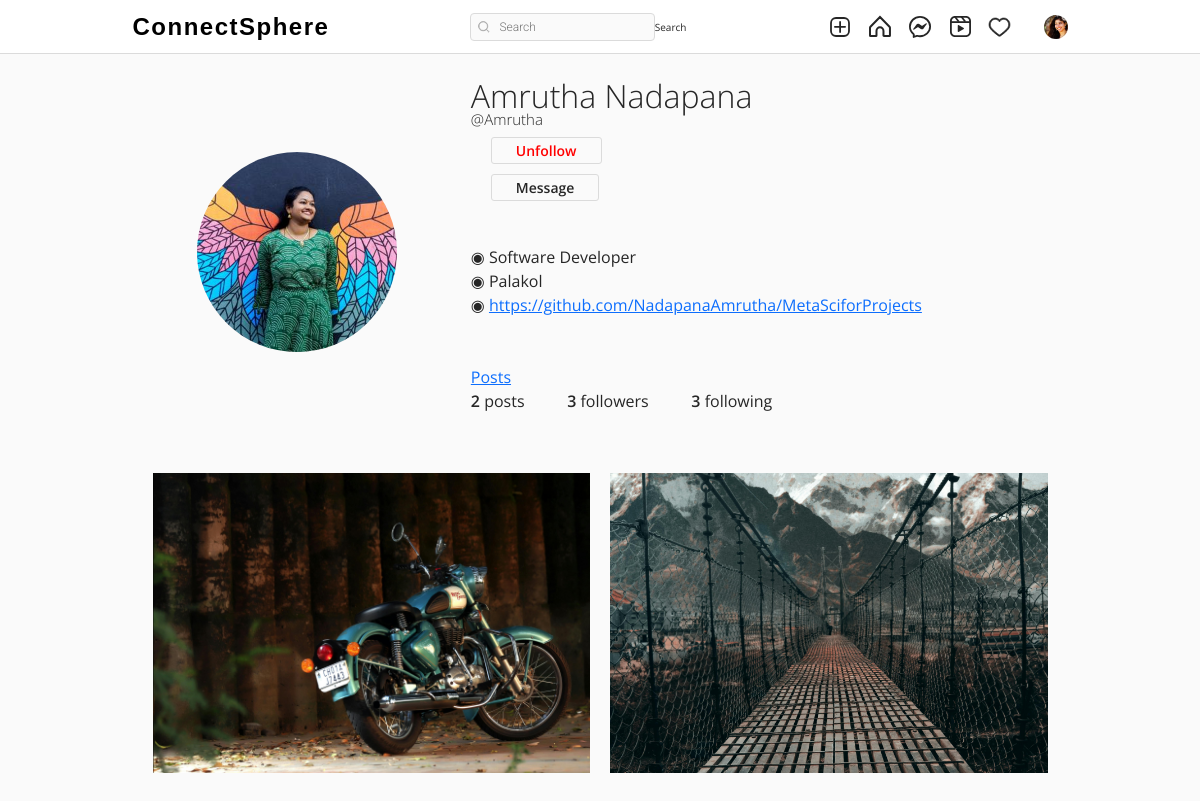
The app's page /Amrutha/ (signed in) with its own data.
### authy/models.py (models this page shows, shortened)
class Profile(models.Model):
    user = models.OneToOneField(User, related_name='profile', on_delete=models.CASCADE)
    image = models.ImageField(upload_to="profile_pciture", null=True, default="default.jpg")
    first_name = models.CharField(max_length=200, null=True, blank=True)
    last_name = models.CharField(max_length=200, null=True, blank=True)
    bio = models.CharField(max_length=200, null=True, blank=True)
    location = models.CharField(max_length=200, null=True, blank=True)
    url = models.URLField(max_length=200, null=True, blank=True)
    favourite = models.ManyToManyField(Post, blank=True)

### post/models.py (models this page shows)
class Post(models.Model):
    id = models.UUIDField(primary_key=True, default=uuid.uuid4, editable=False)
    picture = models.ImageField(upload_to=user_directory_path, verbose_name="Picture")
    caption = models.CharField(max_length=10000, verbose_name="Caption")
    posted = models.DateField(auto_now_add=True)
    tags = models.ManyToManyField(Tag, related_name="tags")
    user = models.ForeignKey(User, on_delete=models.CASCADE)
    likes = models.IntegerField(default=0)
    def get_absolute_url(self):
        return reverse("post-details", args=[str(self.id)])

### authy/views.py (the view)
# urls.py: path('<username>/', UserProfile, name='profile'),
def UserProfile(request, username):
    Profile.objects.get_or_create(user=request.user)
    user = get_object_or_404(User, username=username)
    profile = Profile.objects.get(user=user)
    url_name = resolve(request.path).url_name
    posts = Post.objects.filter(user=user).order_by('-posted')
    if url_name == 'profile':
        posts = Post.objects.filter(user=user).order_by('-posted')
    else:
        posts = profile.favourite.all()
    posts_count = Post.objects.filter(user=user).count()
    following_count = Follow.objects.filter(follower=user).count()
    followers_count = Follow.objects.filter(following=user).count()
    follow_status = Follow.objects.filter(following=user, follower=request.user).exists()
    paginator = Paginator(posts, 8)
    page_number = request.GET.get('page')
    posts_paginator = paginator.get_page(page_number)
    context = {
        'posts': posts,
        'profile':profile,
        'posts_count':posts_count,
        'following_count':following_count,
        'followers_count':followers_count,
        'posts_paginator':posts_paginator,
        'follow_status':follow_status,
    }
    return render(request, 'profile.html', context)

### templates/profile.html (shortened to what this page needs)
{% extends 'base.html' %}
{% load static %}
{% block content %}
<!DOCTYPE html>
<html lang="en">
<head>
    <link rel="stylesheet" href="{% static 'assets3/css/reset.css' %}">
    <link rel="stylesheet" href="{% static 'assets3/css/styles.css' %}">
    <link rel="stylesheet" href="https://use.fontawesome.com/releases/v5.2.0/css/all.css">
</head>
<body>
    <header>
        <br><br><br>
        <div class="container">
            <div class="profile">
                <div class="profile-image">
                    <img src="{{profile.image.url}}" alt="" style="width: 200px; height: 200px;">
                </div>
                <div class="profile-user-settings">
                        {% if profile.first_name %}
                        <h6 class="profile-user-name">{{profile.first_name}} {{profile.last_name}}</h6> <br>
                        {% endif %}
                        <h5 style="font-size: 15px;" class="profile-user-name">@{{profile.user.username}}</h5>
                        <br><br>
                        {% if request.user.is_authenticated and request.user != profile.user %}
                            {% if follow_status == True %}
                                <a href="{% url 'follow' profile.user 0 %}" class="btn profile-edit-btn" style="color: red;">Unfollow</a> <br><br>
                            {% else %}
                                <a href="{% url 'follow' profile.user 1 %}" class="btn profile-edit-btn" style="color: green;">Follow</a> <br><br>
                            {% endif %}
                        {% endif %}
                        {% if request.user.is_authenticated and request.user != profile.user %}
                                <a href="{% url 'conversation' profile.user  %}" class="btn profile-edit-btn">Message</a> <br><br>
                        {% endif %}
                        <br>
                </div>
                <div class="profile-bio">
                    <br>
                    {% if profile.bio %}
                    <p>◉ {{profile.bio}}</p>
                    {% endif %}
                    {% if profile.location %}
                    <p>◉ {{profile.location}}</p>
                    {% endif %}
                    {% if profile.url %}
                    <p>◉ <a href="{{profile.url}}">{{profile.url}}</a></p>
                    {% endif %}
                    <br><br>
                    <div class="profile-user-settings">
                        <a  href="{% url 'profile' profile.user %}"  class="btns profiele-edit-btn">Posts</a>
                    </div>
                </div>
                <div class="profile-stats">
                    <ul>
                        <li><span class="profile-stat-count">{{posts_count}}</span> posts</li>
                        <li><span class="profile-stat-count">{{followers_count}}</span> followers</li>
                        <li><span class="profile-stat-count">{{following_count}}</span> following</li>
                    </ul>
                    <br>
                </div>
            </div>
        </div>
    </header>
    <main>
        <div class="container">
            <div class="gallery">
                {% for post in posts %}
                <a href="{{post.get_absolute_url}}"><div class="gallery-item" tabindex="0">
                    <img src="{{ post.picture.url }}" class="gallery-image" alt="" style="width: 500px; height: 300px; object-fit: cover;">
                </div></a>
                {% endfor %}
            </div>
        </div>
    </main>
    {% endblock content %}

### templates/base.html (shortened to what this page needs)
{% load static %}
<!DOCTYPE html>
<html lang="en">
<head>
    <link rel="stylesheet" href="https://cdn.jsdelivr.net/npm/bootstrap-icons@1.8.1/font/bootstrap-icons.css">
    <link href="https://cdn.jsdelivr.net/npm/bootstrap@5.1.3/dist/css/bootstrap.min.css" rel="stylesheet">
    <link rel="stylesheet" type="text/css" href="{% static 'assets1/style.css' %}">
</head>
<body>
    <header class="header">
        <nav class="header__content">
            <div class="header__buttons">
                <a href="{% url 'index' %}" class="header__logo">ConnectSphere</a>
            </div>
            <form action="{% url 'search-users' %}" method="GET">
                <div class="header__search">
                    <input type="text" placeholder="Search" name="q" value="{{ request.GET.q }}">
                    <button class="btn btn-primary" type="submit">Search</button>
                </div>
            </form>
            <div class="header__buttons header__buttons--desktop">
                <a href="{% url 'newpost' %}"></a>
                <a href="{% url 'index' %}">
                </a>
                <a href="{% url 'message' %}">
                </a>
                <a href="#">
                </a>
                <span>
                    <a href="{% url 'show-notification' %}">
                    </a>
                </span>
                <a href="">
                    <button class="profile-button">
                        <a href="{% url 'profile' request.user %}">
                            <div class="profile-button__picture">
                                <img src="{{request.user.profile.image.url}}" alt="User Picture">
                            </div>
                        </a>
                    </button>
                </a>
            </div>
        </nav>
    </header>
    {% block content %}
    {% endblock content %}
</body>
</html>

### static/assets1/style.css (style rules this page uses)
*, *::after, *::before { box-sizing: border-box; margin: 0; padding: 0; }
*, button, input, select, textarea { font-family: 'Roboto', sans-serif; }
:root { --primary: hsl(0, 0%, 100%); --secondary: hsl(0, 0%, 98%); --border: hsl(0, 0%, 86%); --story-border: hsl(0, 0%, 78%); --img-border: hsla(0, 0%, 0%, 0.1); --text-dark: hsl(0, 0%, 15%); --text-light: hsl(0, 0%, 60%); --like: hsl(355, 82%, 61%); --link: hsl(204, 100%, 48%); --header-height: 44px; --nav-height: 44px; }
body { min-height: 100vh; display: flex; flex-direction: column; overflow-y: auto; }
svg { display: block; }
img { max-width: 100%; }
.header { width: 100%; height: var(--header-height); background-color: var(--primary); display: flex; justify-content: center; position: fixed; top: 0; left: 0; z-index: 2; }
.header::after { content: ''; position: absolute; bottom: 0; width: 100%; height: 1px; background-color: var(--border); }
.header__content { width: 100%; max-width: 975px; padding: 0 14px; display: flex; justify-content: space-between; align-items: center; }
.header__search { width: 216px; height: 28px; display: none; align-items: center; position: relative; }
.header__search svg { width: 12px; height: 12px; position: absolute; left: 8px; }
.header__search input { width: 100%; height: 100%; background-color: var(--secondary); padding: 4px 10px 4px 28px; border: 1px solid var(--border); border-radius: 4px; outline: none; font-size: 12px; font-weight: 300; text-decoration: none; color: var(--text-light); text-overflow: ellipsis; overflow: hidden; white-space: nowrap; }
.header__buttons { display: flex; align-items: center; gap: 16px; }
.profile-button { background-color: transparent; border: none; outline: none; cursor: pointer; position: relative; }
.profile-button__picture { width: 24px; height: 24px; border-radius: 50%; overflow: hidden; position: relative; }
.profile-button__picture::after { content: ''; position: absolute; top: 0; bottom: 0; left: 0; right: 0; border: 1px solid var(--img-border); border-radius: 50%; }
@media (min-width: 768px) { :root { --header-height: 54px; --nav-height: 0px; } }
@media (min-width: 768px) { .header__content { padding: 0 20px; } }
@media (min-width: 768px) { .header__search { display: flex; } }

### static/assets3/css/styles.css (style rules this page uses)
:root { font-size: 10px; }
*, *::before, *::after { box-sizing: border-box; }
body { font-family: "Open Sans", Arial, sans-serif; min-height: 100vh; background-color: #fafafa; color: #262626; padding-bottom: 3rem; }
img { display: block; }
.container { max-width: 93.5rem; margin: 0 auto; padding: 0 2rem; }
.btn { display: inline-block; font: inherit; background: none; border: none; color: inherit; padding: 0; cursor: pointer; }
.profile { padding: 5rem 0; }
.profile::after { content: ""; display: block; clear: both; }
.profile-image { float: left; width: calc(33.333% - 1rem); display: flex; justify-content: center; align-items: center; margin-right: 3rem; }
.profile-image img { border-radius: 50%; }
.profile-user-settings, .profile-stats, .profile-bio { float: left; width: calc(66.666% - 2rem); }
.profile-user-settings { margin-top: 1.1rem; }
.profile-user-name { display: inline-block; font-size: 3.2rem; font-weight: 300; }
.profile-edit-btn { font-size: 1.4rem; line-height: 1.8; border: 0.1rem solid #dbdbdb; border-radius: 0.3rem; padding: 0 2.4rem; margin-left: 2rem; }
.profile-stats { margin-top: 2.3rem; }
.profile-stats li { display: inline-block; font-size: 1.6rem; line-height: 1.5; margin-right: 4rem; cursor: pointer; }
.profile-stats li:last-of-type { margin-right: 0; }
.profile-bio { font-size: 1.6rem; font-weight: 400; line-height: 1.5; margin-top: 2.3rem; }
.profile-real-name, .profile-stat-count, .profile-edit-btn { font-weight: 600; }
.gallery { display: flex; flex-wrap: wrap; margin: -1rem -1rem; padding-bottom: 3rem; }
.gallery-item { position: relative; flex: 1 0 22rem; margin: 1rem; color: #fff; cursor: pointer; }
.gallery-image { width: 100%; height: 100%; object-fit: cover; }

### templates/base.html (style rules this page uses)
.header__logo { font-family: 'Arial', sans-serif; font-size: 24px; font-weight: bold; color: black; text-decoration: none; letter-spacing: 1.5px; }

### records on screen
Profile: image (picture), first_name "Amrutha", last_name "Nadapana", user.username "Amrutha", bio "Software Developer", location "Palakol", url "https://github.com/NadapanaAmrutha/MetaSciforProjects"
Post: picture (picture)
Post: picture (picture)

### other values on screen
{{ posts_count }} "2"
{{ followers_count }} "3"
{{ following_count }} "3"
